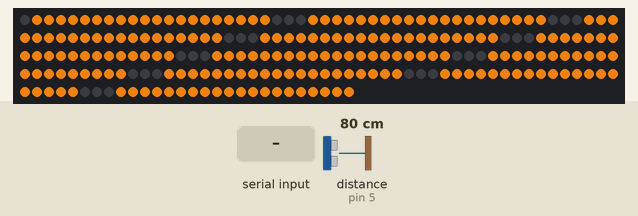
Recording of a sketch running on a simulated Arduino Uno, built with avr-gcc and run on an emulated ATmega328P. Parts: 228 RGB LEDs in strip order, left to right, continuing on the next row. The inputs (shaded band) are chosen by the test bench; at power-on: distance to the obstacle (sensor on pin 5) 80 cm. The echo pulse lasts 58.3 µs per cm; dim RGB values are drawn brighter than linear.

Above: at 1.2 s.
1.3 s: "power_off\n" received over Serial
At 2.2 s:
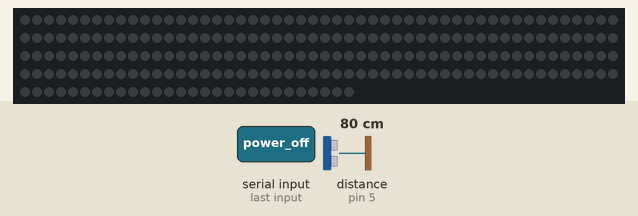
2.8 s: "power_on\n" received over Serial
At 4.0 s:
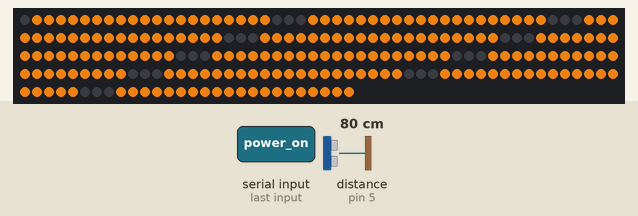
4.3 s: "mode_proximity\n" received over Serial
At 5.3 s:
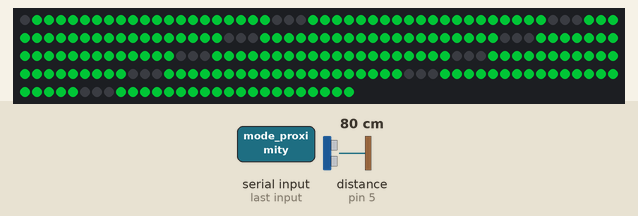
5.9 s: distance to the obstacle (sensor on pin 5) set to 35 cm
At 6.7 s:
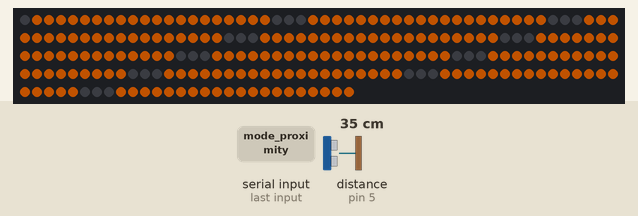
7.5 s: distance to the obstacle (sensor on pin 5) set to 120 cm
At 8.8 s:
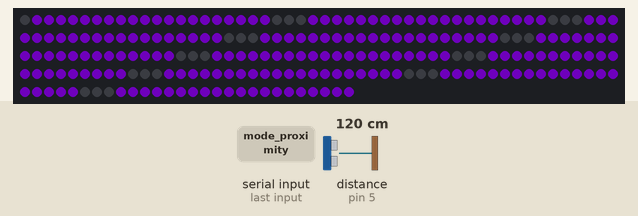
9.1 s: "mode_solid\n" received over Serial
At 9.6 s:
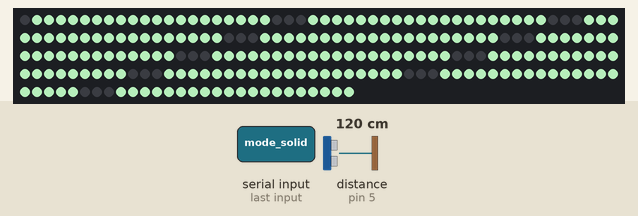
Timing chart, 0 to 11.7 s (numbered marks = the images above; inputs shaded):
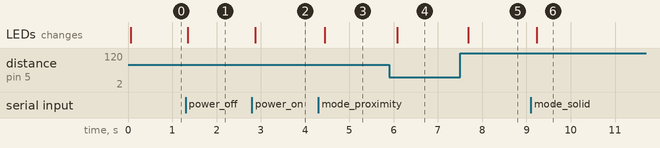

Measured:
- after the input at 1.3 s, the LEDs: change after 0.06 s (image 1)
- after the input at 2.8 s, the LEDs: change after 0.07 s (image 2)
- after the input at 4.3 s, the LEDs: change after 0.14 s (image 3)
- after the input at 5.9 s, the LEDs: change after 0.18 s (image 4)
- after the input at 7.5 s, the LEDs: change after 0.18 s (image 5)
- after the input at 9.1 s, the LEDs: change after 0.13 s (image 6)

The sketch:

SmartLedsIno.ino
```cpp
#include <FastLED.h>

// ---------------------- PINS ----------------------
#define LED_DATA_IN_PIN 3 // led strip data in
#define TRIGGER_PIN 4 // trigger
#define ECHO_PIN 5 // echo

#define NUM_LEDS 228
#define MATRIX_WIDTH 20
#define MATRIX_HEIGHT 10
#define LAST_VISIBLE_LED 199


uint16_t XY (uint8_t x, uint8_t y) {
  // any out of bounds address maps to the first hidden pixel
  if ( (x >= MATRIX_WIDTH) || (y >= MATRIX_HEIGHT) ) {
    return (LAST_VISIBLE_LED + 1);
  }

  const uint8_t XYTable[] = {
      0,   1,   2,   3,   4,   5,   6,   7,   8,   9,  10,  11,  12,  13,  14,  15,  16,  17,  18,  19,
    39,  38,  37,  36,  35,  34,  33,  32,  31,  30,  29,  28,  27,  26,  25,  24,  23,  22,  21,  20,
    40,  41,  42,  43,  44,  45,  46,  47,  48,  49,  50,  51,  52,  53,  54,  55,  56,  57,  58,  59,
    79,  78,  77,  76,  75,  74,  73,  72,  71,  70,  69,  68,  67,  66,  65,  64,  63,  62,  61,  60,
    80,  81,  82,  83,  84,  85,  86,  87,  88,  89,  90,  91,  92,  93,  94,  95,  96,  97,  98,  99,
    119, 118, 117, 116, 115, 114, 113, 112, 111, 110, 109, 108, 107, 106, 105, 104, 103, 102, 101, 100,
    120, 121, 122, 123, 124, 125, 126, 127, 128, 129, 130, 131, 132, 133, 134, 135, 136, 137, 138, 139,
    159, 158, 157, 156, 155, 154, 153, 152, 151, 150, 149, 148, 147, 146, 145, 144, 143, 142, 141, 140,
    160, 161, 162, 163, 164, 165, 166, 167, 168, 169, 170, 171, 172, 173, 174, 175, 176, 177, 178, 179,
    199, 198, 197, 196, 195, 194, 193, 192, 191, 190, 189, 188, 187, 186, 185, 184, 183, 182, 181, 180
  };

  uint8_t i = (y * MATRIX_WIDTH) + x;
  uint8_t j = XYTable[i];
  return j;
}

CRGB led_strip[ NUM_LEDS ];

// --------------------------------------------------------
// ---------------------- PROCESSING ----------------------

int mode;
int lastMode;
bool power;
int brightness;
int pickedColor[3];


// ---------------------- SENSORS ----------------------

#define MIN_DIST 20
#define MAX_DIST 150


// ---------------------------------------------------------------------------------
// ------------------------------------ ARDUINO ------------------------------------
// ---------------------------------------------------------------------------------

void setup() {
  Serial.begin(115200);

  pinMode(TRIGGER_PIN, OUTPUT);
  pinMode(ECHO_PIN, INPUT);

  power = true;
  mode=0;
  brightness = 200;
  pickedColor[0] = 255;
  pickedColor[1] = 138;
  pickedColor[2] = 18;

  FastLED.addLeds<WS2812B, LED_DATA_IN_PIN, GRB>(led_strip, NUM_LEDS).setCorrection(TypicalSMD5050);
  FastLED.setBrightness(brightness);
  FastLED.clear();
}

void loop() {
  FastLED.clear();

  String readSerial = "";

  while (Serial.available() > 0) {
    char receivedChar = (char)Serial.read();

    readSerial += receivedChar;
    if (receivedChar == '\n') {
      readSerial.trim();

      if (readSerial == "power_on") {
        power = true;
        mode = lastMode;
      } else if (readSerial == "power_off") {
        lastMode = mode;
        power = false;
      } else if (readSerial == "brightness_down") {
        if (brightness >= 30) {
          brightness -= 25;
        }
      } else if (readSerial == "brightness_up") {
        if (brightness <= 230) {
          brightness += 25;
        }
      } else if (readSerial.startsWith("picked_color:")) {
        parsePickedColor(readSerial);
      } else if (readSerial == "mode_solid") {
        mode = 0;
      } else if (readSerial == "mode_proximity") {
        mode = 1;
      } else if (readSerial == "mode_brightness") {
        mode = 2;
      } else if (readSerial == "mode_rainbow") {
        mode = 3;
      }
      Serial.flush(); // Clear the buffer after processing
      readSerial = "";
      break;
    }
  }

  Serial.flush();

  if (power) {
    switch (mode) {
      case 0: // solid color
        solid(CRGB(pickedColor[0], pickedColor[1], pickedColor[2]));
        break;

      case 1: // Proximity Reaction
        proximityReaction();
        break;

      case 2: // Brightness Reaction
        brightnessReaction();
        break;

      case 3: // rainbow
        rainbow();
        break;

      case -1: // error
        fill_solid(led_strip, NUM_LEDS, CRGB(CRGB::Orange));
        break;
    }
    FastLED.setBrightness(brightness);
  }
  else {
    FastLED.clear();
    FastLED.setBrightness(0);
  }

  FastLED.show(); // Display the updated LEDs
}


// -------------------------------------------------------------------------------
// ------------------------------------ MODES ------------------------------------
// -------------------------------------------------------------------------------

void parsePickedColor(String pckColor) {
  int rgb_tk2 = pckColor.indexOf(",");
  int color_tk = pckColor.lastIndexOf(",");
  pickedColor[0] = pckColor.substring(pckColor.indexOf(":") + 1, rgb_tk2).toInt();
  pickedColor[1] = pckColor.substring(rgb_tk2 + 1, color_tk).toInt();
  pickedColor[2] = pckColor.substring(color_tk + 1).toInt();
}

void solid(const struct CRGB & color) {
  for (uint8_t y = 0; y < MATRIX_HEIGHT; y++) {
    for (uint8_t x = 0; x < MATRIX_WIDTH; x++) {
      led_strip[mapLeds(XY(x, y), y)] = color;
    }
  }
  FastLED.setBrightness(brightness);
  delay(25);
}

void solid(const struct CHSV & color) {
  for( uint8_t y = 0; y < MATRIX_HEIGHT; y++) {
    for( uint8_t x = 0; x < MATRIX_WIDTH; x++) {
      led_strip[mapLeds(XY(x, y), y)] = color;
    }
  }
  FastLED.setBrightness(brightness);
  delay(25);
}


void rainbow() {
  brightness = 100;
  uint32_t ms = millis();
  int32_t yHueDelta32 = ((int32_t)cos16( ms * (27/1) ) * (350 / MATRIX_WIDTH));
  int32_t xHueDelta32 = ((int32_t)cos16( ms * (39/1) ) * (310 / MATRIX_HEIGHT));
  DrawOneFrame( ms / 65536, yHueDelta32 / 32768, xHueDelta32 / 32768);
  if( ms < 5000 ) {
    FastLED.setBrightness( scale8( brightness, (ms * 256) / 5000));
  } else {
    FastLED.setBrightness(brightness);
  }
}

void DrawOneFrame( uint8_t startHue8, int8_t yHueDelta8, int8_t xHueDelta8) {
  uint8_t lineStartHue = startHue8;
  for( uint8_t y = 0; y < MATRIX_HEIGHT; y++) {
    lineStartHue += yHueDelta8;
    uint8_t pixelHue = lineStartHue;
    for( uint8_t x = 0; x < MATRIX_WIDTH; x++) {
      pixelHue += xHueDelta8;
      led_strip[mapLeds(XY(x, y), y)]  = CHSV( pixelHue, 255, 255);
    }
  }
}


void proximityReaction() {

  digitalWrite(TRIGGER_PIN, LOW);
  delayMicroseconds(2);
  digitalWrite(TRIGGER_PIN, HIGH);
  delayMicroseconds(10);
  digitalWrite(TRIGGER_PIN, LOW);

  long duration, distance;

  duration = pulseIn(ECHO_PIN, HIGH);
  distance = (duration/2) / 29.1;

  uint8_t hue = map(distance, MIN_DIST, MAX_DIST, 0, 255);


  FastLED.clear();
  if (distance >= MIN_DIST && distance <= MAX_DIST) {
    pickedColor[0] = hue;
    pickedColor[1] = 255;
    pickedColor[2] = brightness;

    solid(CHSV(pickedColor[0], pickedColor[1], pickedColor[2]));

  }
  else {
    solid(CRGB(0 ,0, 0));
  }

  FastLED.setBrightness(brightness);
  delay(25);
}


void brightnessReaction() {
  FastLED.clear();
  int lightOff[3] = {0, 0, 0};
  int light = analogRead(A0);

  if(light > 600) { // too bright - off
    brightness == 0;
    solid(CRGB(lightOff[0], lightOff[1], lightOff[2]));
  }
  else if(light > 450 && light <= 600) { // mid high brightness -
    brightness = map(light, 400, 600, 110, 55);
    solid(CRGB(pickedColor[0], pickedColor[1], pickedColor[2]));
  }
  else if(light > 300 && light <= 450) { // mid brightness -
    brightness = map(light, 250, 400, 165, 110);
    solid(CRGB(pickedColor[0], pickedColor[1], pickedColor[2]));
  }
  else if(light > 150 && light <= 300) { // mid low brightness -
    brightness = map(light, 150, 250, 220, 165);
    solid(CRGB(pickedColor[0], pickedColor[1], pickedColor[2]));
  }
  else { // too dark - on
    brightness = 220;
    solid(CRGB(pickedColor[0], pickedColor[1], pickedColor[2]));
  }


  FastLED.setBrightness(brightness);
  delay(25);


}


// ------------------------------------ LEDS ------------------------------------
int mapLeds(uint8_t index, uint8_t y) {
  if (y == 0) return map(index, 0, 19, 1, 20);
  if (y == 1) return map(index, 20, 39, 24, 43);
  if (y == 2) return map(index, 40, 59, 47, 66);
  if (y == 3) return map(index, 60, 79, 70, 89);
  if (y == 4) return map(index, 80, 99, 93, 112);
  if (y == 5) return map(index, 100, 119, 116, 135);
  if (y == 6) return map(index, 120, 139, 139, 158);
  if (y == 7) return map(index, 140, 159, 162, 181);
  if (y == 8) return map(index, 160, 179, 185, 204);
  if (y == 9) return map(index, 180, 199, 208, 227);
  return -1; // Invalid index
}
```
